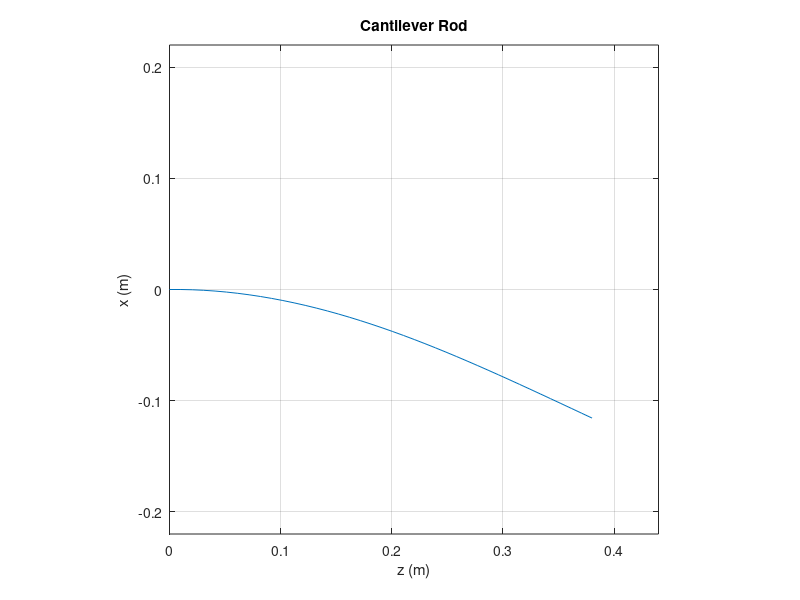

Here is the MATLAB script that generated this plot:
function CantileverRod %Section 3.1.4
    hat=@(y)[0,-y(3),y(2);y(3),0,-y(1);-y(2),y(1),0]; global y z
    %Parameters
    L = 0.4;  E = 207e9;  r = 0.0012;  rho = 8000;  g = [-9.81;0;0];
    Bse = zeros(3);  Bbt = zeros(3);  C = zeros(3);  vstar = [0;0;1];
    N = 40;  dt = 0.002;  STEPS = 50;  M_tip = [0;0;0];  F_tip = 0.2*g; %Start with tip load
    %Boundary Conditions
    p0 = [0;0;0];  R0 = eye(3);  q0 = [0;0;0];  w0 = [0;0;0];
    %Dependent Parameter Calculations
    A = pi*r^2;  G = E/( 2*(1+0.3) );  ds = L/(N-1);
    Ixx = pi*r^4/4;  Iyy = Ixx;  Izz = 2*Ixx;  J = diag([Ixx  Iyy  Izz]);
    Kse = diag([G*A, G*A, E*A]);   Kbt = diag([E*Ixx, E*Iyy, G*Izz]);
    %Main Simulation
    i = 1;  G = fsolve(@getResidual, zeros(6,1)); %Solve static BVP
    z(:,N) = solveStaticConstitutiveLaw(y(:,N));
    ys(:,N) = f(y(:,end),zeros(24,1),z(:,end),zeros(6,1)); %Distal ys needed
    F_tip = [0;0;0]; %Tip weight is released
    for i = 2 : STEPS
        y_old = y;  ys_old = ys;  z_old = z;  visualize();
        G = fsolve(@getResidual, G); %Solve semi-discretized BVP
        ys(:,N) = implicitMidptODE(y(:,end),y_old(:,end),ys_old(:,end),z_old(:,end));
    end
    %Function Definitions
    function visualize()
        plot(y(3,:),y(1,:));  title('Cantilever Rod');  xlabel('z (m)');  ylabel('x (m)');
        axis([0 1.1*L  -0.55*L 0.55*L]);  grid on;  daspect([1 1 1]);  drawnow;
    end
    function E = getResidual(G)
        n0 = G(1:3);  m0 = G(4:6); %Reaction force and moment are guessed
        y(:,1) = [p0; reshape(R0,9,1); n0; m0; q0; w0];
        for j = 1 : N-1 %Euler Integration
            if i == 1 %First time step is static
                z(:,j) = solveStaticConstitutiveLaw(y(:,j));
                ys(:,j) = f(y(:,j),zeros(24,1),z(:,j),zeros(6,1));
            else      %Next time steps use PDE semi-discretization
                [ys(:,j),z(:,j)]=implicitMidptODE(y(:,j),y_old(:,j),ys_old(:,j),z_old(:,j));
            end
            y(:,j+1) = y(:,j) + ds*ys(:,j); %Euler's Method
        end
        nL = y(13:15,N);  mL = y(16:18,N);  E = [F_tip-nL;  M_tip-mL];
    end
    function [ys,z] = implicitMidptODE(y,y_old,ys_old,z_old) %Equation (3.7)
        z = solveDynamicConstitutiveLaw(y,y_old,z_old);
        ys = -ys_old + 2*f( (y+y_old)/2, (y-y_old)/dt, (z+z_old)/2, (z-z_old)/dt );
    end
    function z = solveStaticConstitutiveLaw(y)
        R = reshape(y(4:12),3,3);  n = y(13:15);  m = y(16:18);
        v = Kse\R'*n + vstar;  u = Kbt\R'*m;  z = [v;u];
    end
    function z = solveDynamicConstitutiveLaw(y,y_old,z_old) %Equation (3.8)
        Rbar = (reshape(y(4:12),3,3) + reshape(y_old(4:12),3,3))/2;
        nbar = (y(13:15) + y_old(13:15))/2;  mbar = (y(16:18) + y_old(16:18))/2;
        v_prev = z_old(1:3);  u_prev = z_old(4:6);
        v = (Kse/2+Bse/dt) \ ((-Kse/2+Bse/dt)*v_prev + Rbar'*nbar + Kse*vstar);
        u = (Kbt/2+Bbt/dt) \ ((-Kbt/2+Bbt/dt)*u_prev + Rbar'*mbar);
        z = [v;u];
    end
    function ys = f(y,yt,z,zt) %Equation (3.5)
        R = reshape(y(4:12),3,3);  n = y(13:15);  m = y(16:18);
        q = y(19:21);  w = y(22:24);  qt = yt(19:21);  wt = yt(22:24);
        v = z(1:3);  u = z(4:6);  vt = zt(1:3);  ut = zt(4:6);
        ps = R*v;
        Rs = R*hat(u);
        ns = R*(rho*A*(hat(w)*q + qt) + C*q.*abs(q)) - rho*A*g;
        ms = rho*R*(hat(w)*J*w + J*wt) - hat(ps)*n;
        qs = vt - hat(u)*q + hat(w)*v;
        ws = ut - hat(u)*w;
        ys = [ps; reshape(Rs,9,1); ns; ms; qs; ws];
    end
end